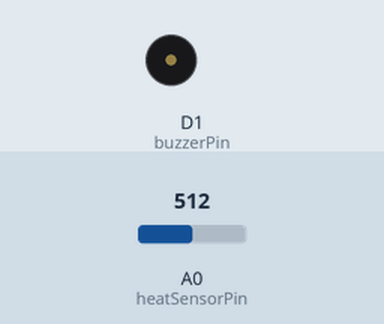
Bench run of a sketch on a simulated ESP8266 (NodeMCU). Shown: buzzer (waves = sounding, pin HIGH). The test bench sets the inputs (shaded band); at power-on: A0 (heatSensorPin) = 512. WiFi joins after 1.5 s; servers stay silent unless stated; what the sketch prints to the serial monitor is not drawn.

Above: at 0.1 s.
At 2.1 s:
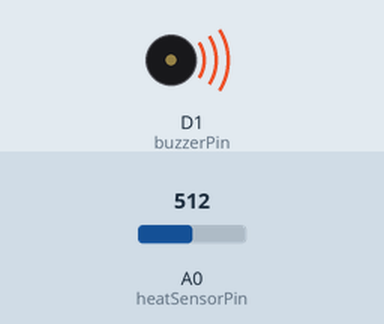
Timing chart, 0 to 3.6 s (numbered marks = the images above):
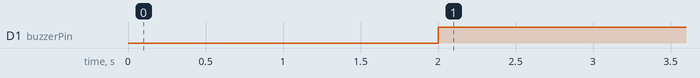

Measured:
- by itself, D1 (buzzerPin): LOW → HIGH at 2.0 s

The sketch:

heatdetector.ino
```cpp
#include <ESP8266WiFi.h>

const char* ssid = "Nama WiFi";
const char* password = "Password WiFi";

const int heatSensorPin = A0;  // Pin sensor suhu
const int buzzerPin = D1;     // Pin buzzer atau LED

void setup() {
  Serial.begin(115200);
  pinMode(heatSensorPin, INPUT);
  pinMode(buzzerPin, OUTPUT);
  connectToWiFi();
}

void loop() {
  float temperature = readTemperature();
  if (temperature > 30.0) {  // Ubah threshold sesuai kebutuhan
    activateAlarm();
  } else {
    digitalWrite(buzzerPin, LOW);
  }
  delay(1000);
}

void connectToWiFi() {
  Serial.print("Connecting to WiFi");
  WiFi.begin(ssid, password);
  while (WiFi.status() != WL_CONNECTED) {
    delay(1000);
    Serial.print(".");
  }
  Serial.println("\nConnected to WiFi");
}

float readTemperature() {
  int sensorValue = analogRead(heatSensorPin);
  float temperature = sensorValue * (5.0 / 1023.0) * 100.0;
  Serial.print("Temperature: ");
  Serial.println(temperature);
  return temperature;
}

void activateAlarm() {
  digitalWrite(buzzerPin, HIGH);
  Serial.println("ALERT: High Temperature Detected!");
}
```
